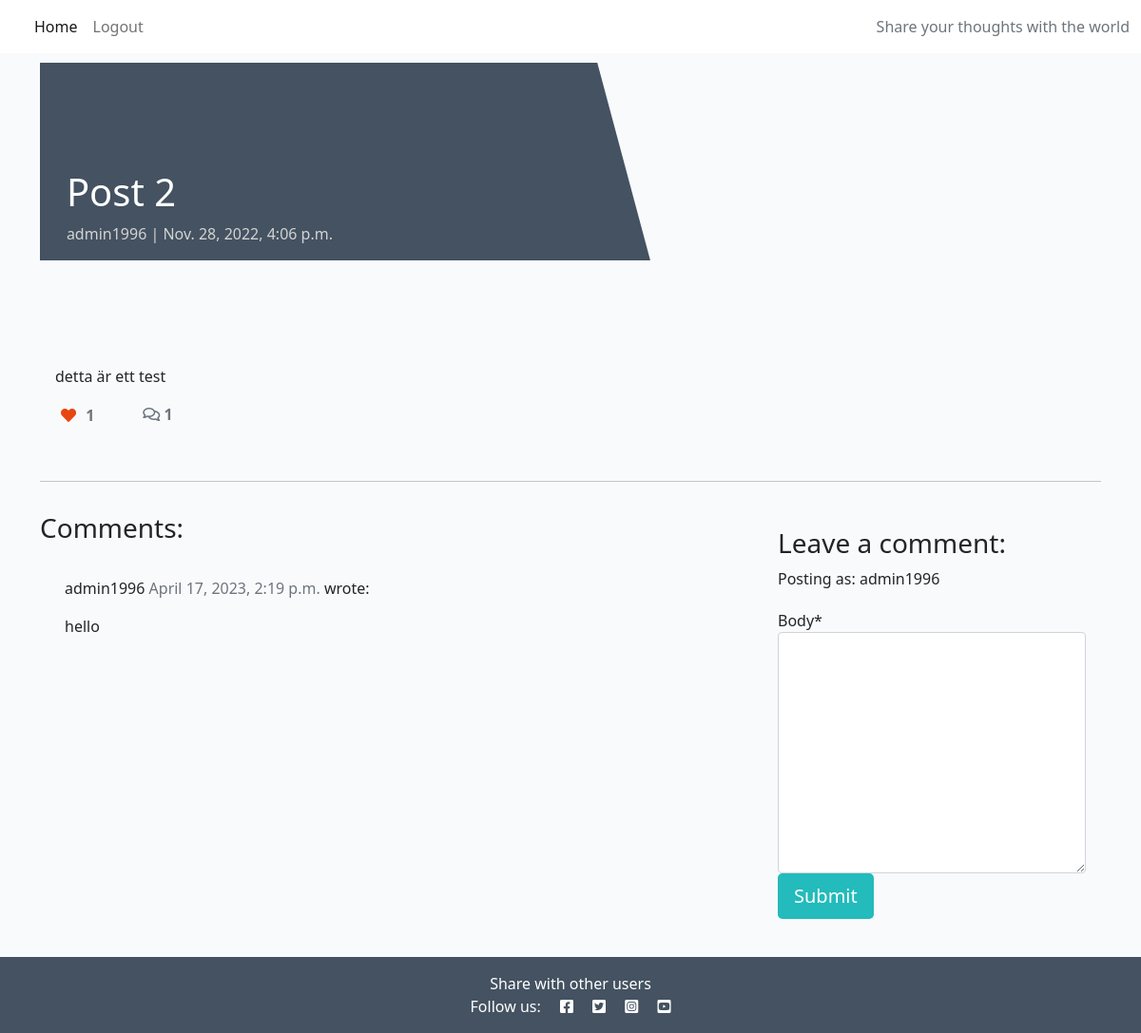
Screenshot of /post-2/ (signed in) with the database file from the repository.
### blog/models.py (models this page shows, shortened)
class Post(models.Model):
    title = models.CharField(max_length=200, unique=True)
    slug = models.SlugField(max_length=200, unique=True)
    author = models.ForeignKey(
        User, on_delete=models.CASCADE, related_name="blog_posts"
    )
    featured_image = CloudinaryField('image', default='placeholder')
    excerpt = models.TextField(blank=True)
    updated_on = models.DateTimeField(auto_now=True)
    content = models.TextField()
    created_on = models.DateTimeField(auto_now_add=True)
    status = models.IntegerField(choices=STATUS, default=0)
    likes = models.ManyToManyField(
        User, related_name='blogpost_like', blank=True)
    class Meta:
        ordering = ["-created_on"]
    def number_of_likes(self):
        return self.likes.count()

class Comment(models.Model):
    post = models.ForeignKey(Post, on_delete=models.CASCADE,
                             related_name="comments")
    name = models.CharField(max_length=80)
    email = models.EmailField()
    body = models.TextField()
    created_on = models.DateTimeField(auto_now_add=True)
    approved = models.BooleanField(default=False)
    class Meta:
        ordering = ["created_on"]

### blog/views.py (the view, shortened to what this page needs)
# urls.py: path('<slug:slug>/', views.PostDetail.as_view(), name='post_detail'),
class PostDetail(View):
    def get(self, request, slug, *args, **kwargs):
        queryset = Post.objects.filter(status=1)
        post = get_object_or_404(queryset, slug=slug)
        comments = post.comments.filter(approved=True).order_by("-created_on")
        liked = False
        if post.likes.filter(id=self.request.user.id).exists():
            liked = True
        return render(
            request,
            "post_detail.html",
            {
                "post": post,
                "comments": comments,
                "commented": False,
                "liked": liked,
                "comment_form": CommentForm()
            },
        )

### blog/forms.py
class CommentForm(forms.ModelForm):
    class Meta:
        model = Comment
        fields = ('body',)

### templates/post_detail.html (shortened to what this page needs)
{% extends 'base.html' %} {% block content %}
{% load crispy_forms_tags %}
<div class="masthead">
    <div class="container">
        <div class="row g-0">
            <div class="col-md-6 masthead-text">
                <h1 class="post-title">{{ post.title }}</h1>
                <p class="post-subtitle">{{ post.author }} | {{ post.created_on }}</p>
            </div>
            <div class="d-none d-md-block col-md-6 masthead-image">
            </div>
        </div>
    </div>
</div>
<div class="container">
    <div class="row">
        <div class="col card mb-4  mt-3 left  top">
            <div class="card-body">
                <p class="card-text ">
                    {{ post.content | safe }}
                </p>
                <div class="row">
                    <div class="col-1">
                        <strong>
                            {% if user.is_authenticated %}
                            <form class="d-inline" action="{% url 'post_like' post.slug %}" method="POST">
                                {% if liked %}
                                <button type="submit" name="blogpost_id" value="{{post.slug}}" class="btn-like"><i
                                        class="fas fa-heart"></i></button>
                                {% else %}
                                <button type="submit" name="blogpost_id" value="{{post.slug}}" class="btn-like"><i
                                        class="far fa-heart"></i></button>
                                {% endif %}
                            </form>
                            {% else %}
                            <span class="text-secondary"><i class="far fa-heart"></i></span>
                            {% endif %}
                            <span class="text-secondary">{{ post.number_of_likes }} </span>
                        </strong>
                    </div>
                    <div class="col-1">
                        {% with comments.count as total_comments %}
                        <strong class="text-secondary"><i class="far fa-comments"></i>
                            {{ total_comments }}</strong>
                        {% endwith %}
                    </div>
                </div>
            </div>
        </div>
    </div>
    <div class="row">
        <div class="col">
            <hr>
        </div>
    </div>
    <div class="row">
        <div class="col-md-8 card mb-4  mt-3 ">
            <h3>Comments:</h3>
            <div class="card-body">
                {% for comment in comments %}
                <div class="comments" style="padding: 10px;">
                    <p class="font-weight-bold">
                        {{ comment.name }}
                        <span class=" text-muted font-weight-normal">
                            {{ comment.created_on }}
                        </span> wrote:
                    </p>
                    {{ comment.body | linebreaks }}
                </div>
                {% endfor %}
            </div>
        </div>
        <div class="col-md-4 card mb-4  mt-3 ">
            <div class="card-body">
                {% if commented %}
                <div class="alert alert-success" role="alert">
                    Your comment is awaiting approval
                </div>
                {% else %}
                {% if user.is_authenticated %}
                <h3>Leave a comment:</h3>
                <p>Posting as: {{ user.username }}</p>
                <form method="post" style="margin-top: 1.3em;">
                    {{ comment_form | crispy }}
                    <button type="submit" class="btn btn-signup btn-lg">Submit</button>
                </form>
                {% endif %}
                {% endif %}
            </div>
        </div>
    </div>
</div>
{% endblock content %}

### static/css/style.css (style rules this page uses)
body { background-color: #F9FAFC; }
.main-bg { background-color: #F9FAFC; }
.card { border: none; background-color: transparent; }
.masthead { margin-top: 10px; overflow: hidden; position: relative; display: inline-block; height: 33vh; width: 100%; }
.masthead-text { background-color: #445261; color: white; position: relative; }
.masthead-image { position: relative; overflow: hidden; }
.masthead-image:after { content: ""; position: absolute; top: 0; right: 90%; height: 100%; width: 150%; background: #445261; -webkit-transform: skew(15deg); -moz-transform: skew(15deg); transform: skew(15deg); z-index: 100; }
.post-title { margin-top: 20%; margin-left: 5%; }
.post-subtitle { margin-left: 5%; color: lightgray; }
.btn-signup { background-color: #23BBBB; color: #fff; }
.btn-like { color: #E84610; border: none; background: transparent; }

### rows the page displays
Post: title "Post 2", author "admin1996", created_on "Nov. 28, 2022, 4:06 p.m.", content "detta är ett test", number_of_likes "1"
Comment: name "admin1996", created_on "April 17, 2023, 2:19 p.m.", body "hello"

### other values shown
{{ total_comments }} "1"
{{ user.username }} "admin1996"
